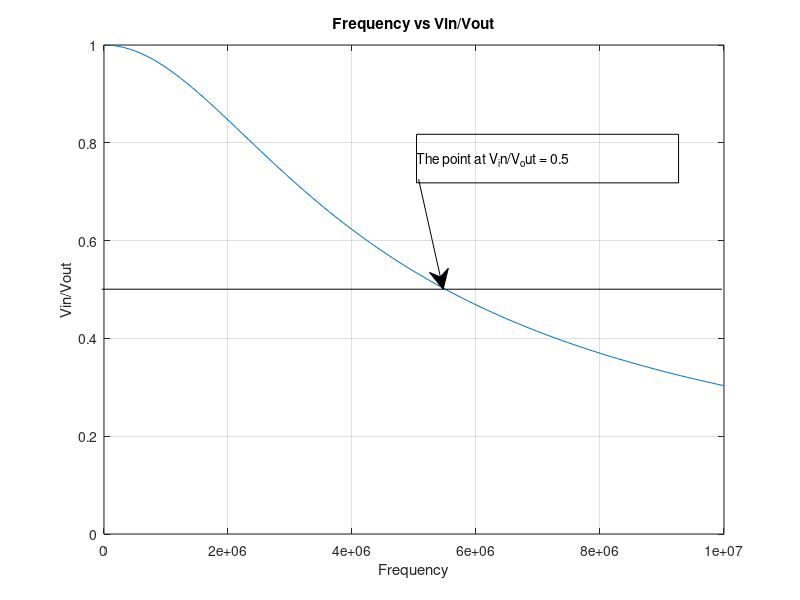
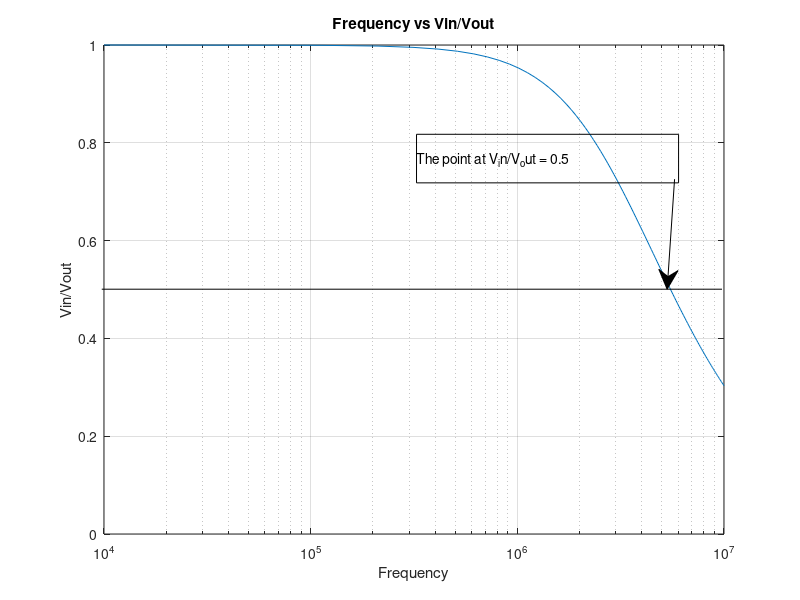
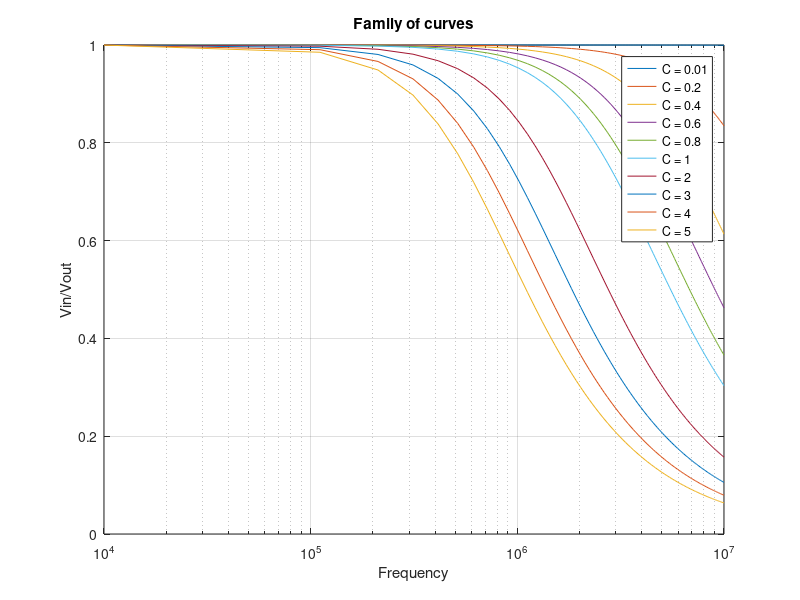

Write the MATLAB code that produced these figures, in order.

clear;
clc;
close all;

%% Case 1
%v_out/v_in = (1 + jwRC)^-1
%% input
f = linspace(10^4,10^7,100);

%% constant
R = 50;
C = 1 * 10^-9;
%% processing
w = 2*pi*f;
Vout_in = (1 + 1i.*w.*R.*C).^(-1);
%% plotting

%% Case A
figure(1);
plot(f,abs(Vout_in));
grid on;
% Create title
title({'Frequency vs Vin/Vout'});

% Create xlabel
xlabel({'Frequency'});

% Create ylabel
ylabel({'Vin/Vout'});

axis([0 10^7 0 1]);
 
% Create line
annotation('line',[0.127187994462025 0.902504450158228],[0.518 0.518]);
% annotation('line',[0.127187994462025 0.902504450158228],[0.52 0.52]);


% Create textarrow
annotation(figure(1),'textarrow',[0.523214285714286 0.553928571428571],...
   [0.701380952380952 0.518],'TextEdgeColor','none');
 
% Create textbox
annotation(figure(1),'textbox',...
   [0.520642857142857 0.695238095238096 0.327571428571429 0.0809523809523875],...
    'String',{'The point at V_in/V_out = 0.5'},...
   'FitBoxToText','off');


%% Case B
figure(2);
semilogx(f,abs(Vout_in));
grid on;
% Create title
title({'Frequency vs Vin/Vout'});
% Create xlabel
xlabel({'Frequency'});
% Create ylabel
ylabel({'Vin/Vout'});
axis([0 10^7 0 1]);

% Create line
annotation('line',[0.127187994462025 0.902504450158228],[0.518 0.518]);

% Create textarrow
annotation(figure(2),'textarrow',[0.843214285714286 0.833928571428571],...
   [0.701380952380952 0.518],'TextEdgeColor','none');
 
% Create textbox
annotation(figure(2),'textbox',...
   [0.520642857142857 0.695238095238096 0.327571428571429 0.0809523809523875],...
    'String',{'The point at V_in/V_out = 0.5'},...
   'FitBoxToText','off');


% figure(3);
% semilogy(f,abs(Vout_in));
% grid on;
% % Create title
% title({'Frequency vs Vin/Vout'});
% % Create xlabel
% xlabel({'Frequency'});
% % Create ylabel
% ylabel({'Vin/Vout'});
% axis([0 10^7 0 1]);

%% Case C

figure(4);

for count = 1:20:100
% constant
old_C = 1 * 10^-9;
C = old_C *count* 0.01;
% processing
w = 2*pi*f;
Vout_in = (1 + 1i.*w.*R.*C).^(-1); 
semilogx(f,abs(Vout_in));
hold on;    
end

for count = 1:1:5
% constant
old_C = 1 * 10^-9;
C = old_C *count;
% processing
w = 2*pi*f;
Vout_in = (1 + 1i.*w.*R.*C).^(-1); 
semilogx(f,abs(Vout_in));
hold on;    
end

% Create title
title({'Family of curves'});
% Create xlabel
xlabel({'Frequency'});
% Create ylabel
ylabel({'Vin/Vout'});
axis([0 10^7 0 1]);
legend('C = 0.01', 'C = 0.2', 'C = 0.4', 'C = 0.6', 'C = 0.8', 'C = 1', 'C = 2', 'C = 3', 'C = 4', 'C = 5');
grid on;
hold off;




